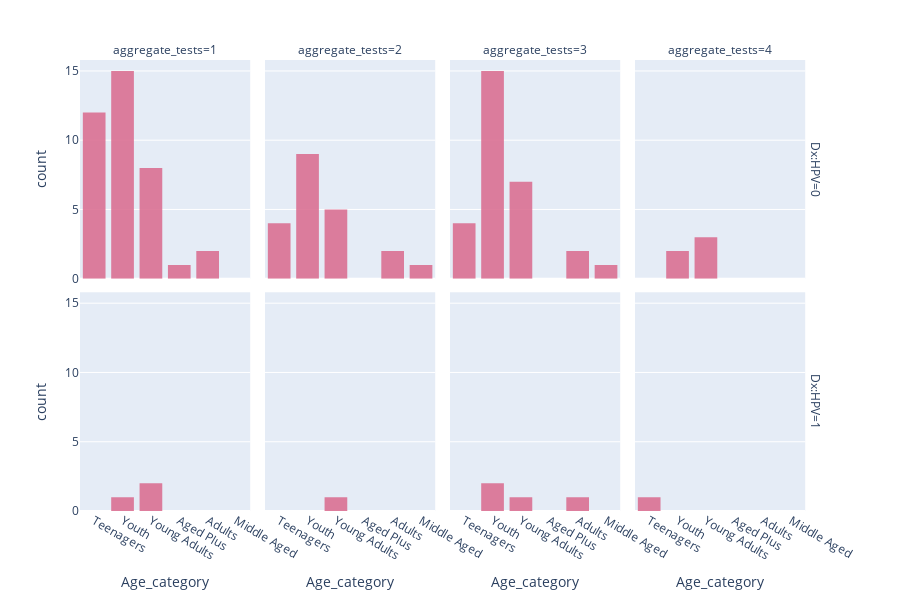

Notebook source saved alongside this figure:
### Code cell
fig = px.histogram(
    data_cv.query("aggregate_tests > 0").sort_values(by= "aggregate_tests", ascending=True),
    x = "Age_category",
    facet_col = "aggregate_tests",
    facet_row = "Dx:HPV",
    color_discrete_sequence = ["palevioletred"],
    opacity= 0.9,
    width = 900,
    height = 600
)

fig

### Figure 1 — Plotly figure (JSON) as saved in the notebook; plotly's stock layout.template omitted (floating-point values rounded to 4 significant figures)
{"data": [{"alignmentgroup": "True", "bingroup": "x", "hovertemplate": "Dx:HPV=0<br>aggregate_tests=1<br>Age_category=%{x}<br>count=%{y}<extra></extra>", "legendgroup": "", "marker": {"color": "palevioletred", "opacity": 0.9, "pattern": {"shape": ""}}, "name": "", "offsetgroup": "", "orientation": "v", "showlegend": false, "type": "histogram", "x": ["Teenagers", "Teenagers", "Teenagers", "Youth", "Teenagers", "Teenagers", "Teenagers", "Teenagers", "Teenagers", "Teenagers", "Young Adults", "Teenagers", "Youth", "Youth", "Youth", "Youth", "Young Adults", "Youth", "Youth", "Youth", "Aged Plus", "Youth", "Adults", "Adults", "Youth", "Teenagers", "Young Adults", "Teenagers", "Youth", "Youth", "Young Adults", "Youth", "Youth", "Young Adults", "Youth", "Young Adults", "Young Adults", "Young Adults"], "xaxis": "x5", "yaxis": "y5"}, {"alignmentgroup": "True", "bingroup": "x", "hovertemplate": "Dx:HPV=0<br>aggregate_tests=2<br>Age_category=%{x}<br>count=%{y}<extra></extra>", "legendgroup": "", "marker": {"color": "palevioletred", "opacity": 0.9, "pattern": {"shape": ""}}, "name": "", "offsetgroup": "", "orientation": "v", "showlegend": false, "type": "histogram", "x": ["Middle Aged", "Youth", "Adults", "Young Adults", "Young Adults", "Youth", "Teenagers", "Teenagers", "Young Adults", "Young Adults", "Youth", "Youth", "Youth", "Teenagers", "Youth", "Youth", "Youth", "Teenagers", "Young Adults", "Youth", "Adults"], "xaxis": "x6", "yaxis": "y6"}, {"alignmentgroup": "True", "bingroup": "x", "hovertemplate": "Dx:HPV=0<br>aggregate_tests=3<br>Age_category=%{x}<br>count=%{y}<extra></extra>", "legendgroup": "", "marker": {"color": "palevioletred", "opacity": 0.9, "pattern": {"shape": ""}}, "name": "", "offsetgroup": "", "orientation": "v", "showlegend": false, "type": "histogram", "x": ["Adults", "Youth", "Young Adults", "Young Adults", "Youth", "Youth", "Young Adults", "Adults", "Youth", "Middle Aged", "Teenagers", "Teenagers", "Youth", "Youth", "Youth", "Young Adults", "Youth", "Young Adults", "Youth", "Youth", "Youth", "Teenagers", "Youth", "Teenagers", "Youth", "Young Adults", "Young Adults", "Youth", "Youth"], "xaxis": "x7", "yaxis": "y7"}, {"alignmentgroup": "True", "bingroup": "x", "hovertemplate": "Dx:HPV=0<br>aggregate_tests=4<br>Age_category=%{x}<br>count=%{y}<extra></extra>", "legendgroup": "", "marker": {"color": "palevioletred", "opacity": 0.9, "pattern": {"shape": ""}}, "name": "", "offsetgroup": "", "orientation": "v", "showlegend": false, "type": "histogram", "x": ["Youth", "Young Adults", "Young Adults", "Young Adults", "Youth"], "xaxis": "x8", "yaxis": "y8"}, {"alignmentgroup": "True", "bingroup": "x", "hovertemplate": "Dx:HPV=1<br>aggregate_tests=1<br>Age_category=%{x}<br>count=%{y}<extra></extra>", "legendgroup": "", "marker": {"color": "palevioletred", "opacity": 0.9, "pattern": {"shape": ""}}, "name": "", "offsetgroup": "", "orientation": "v", "showlegend": false, "type": "histogram", "x": ["Young Adults", "Young Adults", "Youth"], "xaxis": "x", "yaxis": "y"}, {"alignmentgroup": "True", "bingroup": "x", "hovertemplate": "Dx:HPV=1<br>aggregate_tests=2<br>Age_category=%{x}<br>count=%{y}<extra></extra>", "legendgroup": "", "marker": {"color": "palevioletred", "opacity": 0.9, "pattern": {"shape": ""}}, "name": "", "offsetgroup": "", "orientation": "v", "showlegend": false, "type": "histogram", "x": ["Young Adults"], "xaxis": "x2", "yaxis": "y2"}, {"alignmentgroup": "True", "bingroup": "x", "hovertemplate": "Dx:HPV=1<br>aggregate_tests=3<br>Age_category=%{x}<br>count=%{y}<extra></extra>", "legendgroup": "", "marker": {"color": "palevioletred", "opacity": 0.9, "pattern": {"shape": ""}}, "name": "", "offsetgroup": "", "orientation": "v", "showlegend": false, "type": "histogram", "x": ["Young Adults", "Adults", "Youth", "Youth"], "xaxis": "x3", "yaxis": "y3"}, {"alignmentgroup": "True", "bingroup": "x", "hovertemplate": "Dx:HPV=1<br>aggregate_tests=4<br>Age_category=%{x}<br>count=%{y}<extra></extra>", "legendgroup": "", "marker": {"color": "palevioletred", "opacity": 0.9, "pattern": {"shape": ""}}, "name": "", "offsetgroup": "", "orientation": "v", "showlegend": false, "type": "histogram", "x": ["Teenagers"], "xaxis": "x4", "yaxis": "y4"}], "layout": {"annotations": [{"font": {}, "showarrow": false, "text": "aggregate_tests=1", "x": 0.115, "xanchor": "center", "xref": "paper", "y": 1, "yanchor": "bottom", "yref": "paper"}, {"font": {}, "showarrow": false, "text": "aggregate_tests=2", "x": 0.365, "xanchor": "center", "xref": "paper", "y": 1, "yanchor": "bottom", "yref": "paper"}, {"font": {}, "showarrow": false, "text": "aggregate_tests=3", "x": 0.615, "xanchor": "center", "xref": "paper", "y": 1, "yanchor": "bottom", "yref": "paper"}, {"font": {}, "showarrow": false, "text": "aggregate_tests=4", "x": 0.865, "xanchor": "center", "xref": "paper", "y": 1, "yanchor": "bottom", "yref": "paper"}, {"font": {}, "showarrow": false, "text": "Dx:HPV=1", "textangle": 90, "x": 0.98, "xanchor": "left", "xref": "paper", "y": 0.2425, "yanchor": "middle", "yref": "paper"}, {"font": {}, "showarrow": false, "text": "Dx:HPV=0", "textangle": 90, "x": 0.98, "xanchor": "left", "xref": "paper", "y": 0.7575, "yanchor": "middle", "yref": "paper"}], "barmode": "relative", "height": 600, "legend": {"tracegroupgap": 0}, "margin": {"t": 60}, "width": 900, "xaxis": {"anchor": "y", "domain": [0, 0.23], "title": {"text": "Age_category"}}, "xaxis2": {"anchor": "y2", "domain": [0.25, 0.48], "matches": "x", "title": {"text": "Age_category"}}, "xaxis3": {"anchor": "y3", "domain": [0.5, 0.73], "matches": "x", "title": {"text": "Age_category"}}, "xaxis4": {"anchor": "y4", "domain": [0.75, 0.98], "matches": "x", "title": {"text": "Age_category"}}, "xaxis5": {"anchor": "y5", "domain": [0, 0.23], "matches": "x", "showticklabels": false}, "xaxis6": {"anchor": "y6", "domain": [0.25, 0.48], "matches": "x", "showticklabels": false}, "xaxis7": {"anchor": "y7", "domain": [0.5, 0.73], "matches": "x", "showticklabels": false}, "xaxis8": {"anchor": "y8", "domain": [0.75, 0.98], "matches": "x", "showticklabels": false}, "yaxis": {"anchor": "x", "domain": [0, 0.485], "title": {"text": "count"}}, "yaxis2": {"anchor": "x2", "domain": [0, 0.485], "matches": "y", "showticklabels": false}, "yaxis3": {"anchor": "x3", "domain": [0, 0.485], "matches": "y", "showticklabels": false}, "yaxis4": {"anchor": "x4", "domain": [0, 0.485], "matches": "y", "showticklabels": false}, "yaxis5": {"anchor": "x5", "domain": [0.515, 1], "matches": "y", "title": {"text": "count"}}, "yaxis6": {"anchor": "x6", "domain": [0.515, 1], "matches": "y", "showticklabels": false}, "yaxis7": {"anchor": "x7", "domain": [0.515, 1], "matches": "y", "showticklabels": false}, "yaxis8": {"anchor": "x8", "domain": [0.515, 1], "matches": "y", "showticklabels": false}}}
